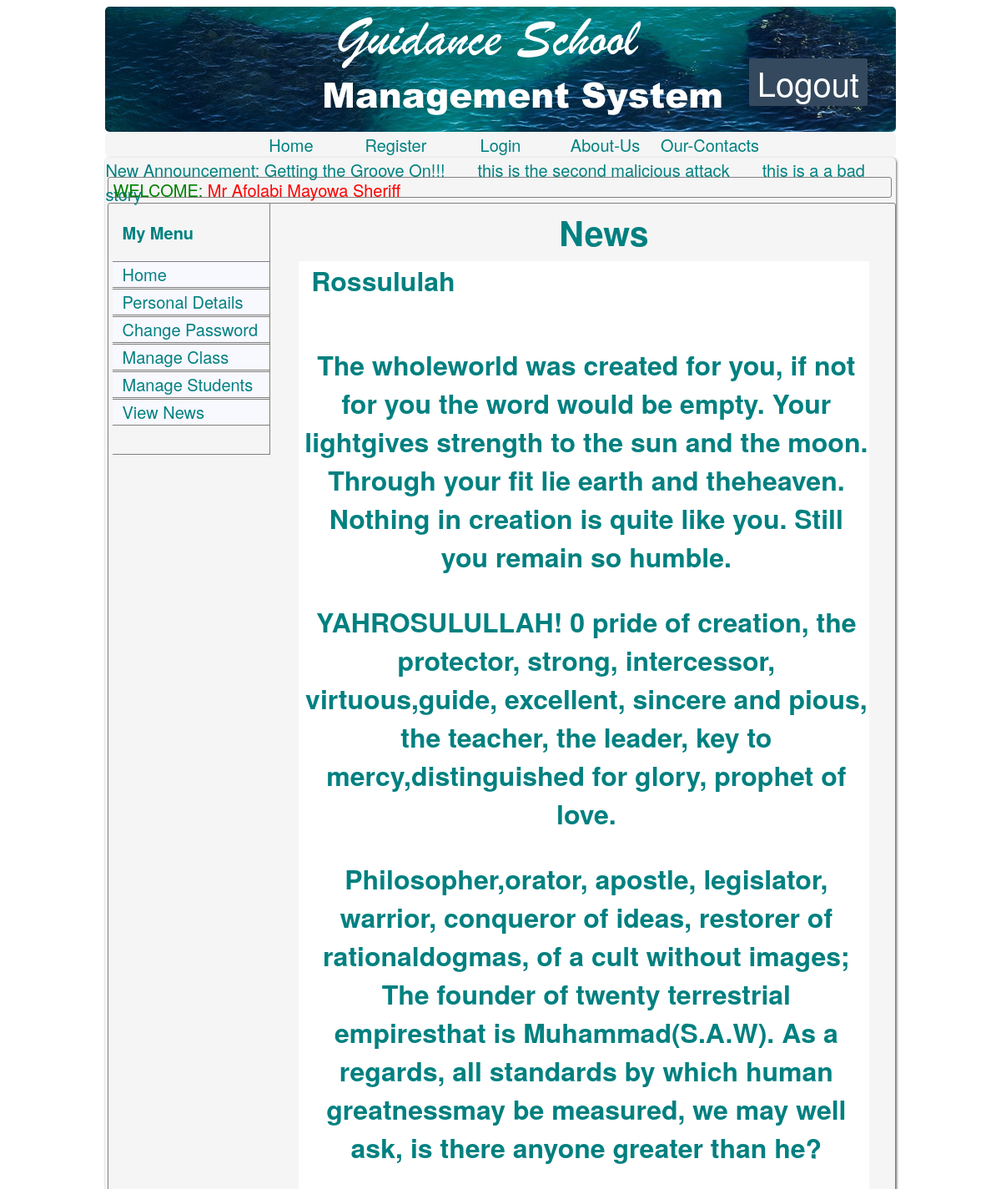
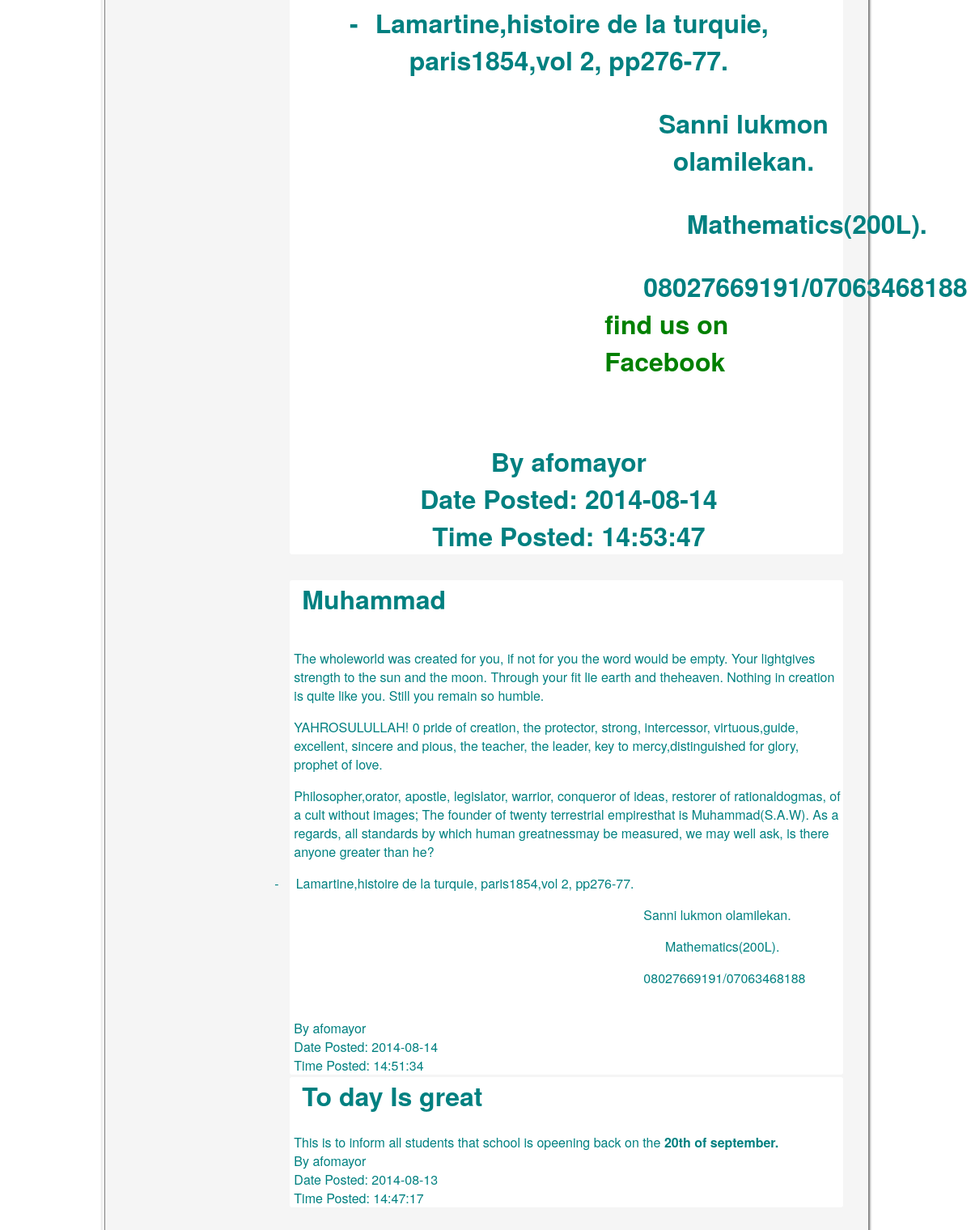
The app's page /teacher/news.php (signed in) with its own data (2 pictures, top to bottom).
### tables this page shows
CREATE TABLE IF NOT EXISTS `notice` (
  `id` int(3) unsigned NOT NULL AUTO_INCREMENT,
  `notice` varchar(500) NOT NULL,
  PRIMARY KEY (`id`),
  UNIQUE KEY `id` (`id`)
);

CREATE TABLE IF NOT EXISTS `news` (
  `id` int(4) NOT NULL AUTO_INCREMENT,
  `admin` varchar(50) NOT NULL,
  `date` date NOT NULL,
  `time` time NOT NULL,
  `news_caption` varchar(100) NOT NULL,
  `news_content` longtext NOT NULL,
  PRIMARY KEY (`id`)
);

### teacher/news.php (the view, shortened to what this page needs)
<!DOCTYPE html PUBLIC "-//W3C//DTD XHTML 1.0 Transitional//EN" "http://www.w3.org/TR/xhtml1/DTD/xhtml1-transitional.dtd">
<html xmlns="http://www.w3.org/1999/xhtml">
<head>
<link href="../css/style.css" type="text/css" rel="stylesheet">
</head>
<body>
<div id="header">
<img src="../images/guidance.png" style="margin-top:-35px;margin-left:250px;"/>
<div id="logout">
<a href="logoutadmin.php"><label class="logout">Logout</label></a>
</div>
</div>
<?php
include('menu.php');
?>
<div id="body">
<?php  include('notices.php');  ?>
<?php  include('welcome.php');  ?>
<div class="mainjob">
<?php
include('leftbar.php');
?>
<div class="rightbar">
<div id="news">
<h2 style="margin:5px; margin-left:50px;">News</h2>
<?php
$query2="SELECT * FROM news ORDER BY id DESC LIMIT 0,3";
if($result=mysql_query($query2)){
while($row=mysql_fetch_assoc($result)){
echo "<div class='news_div'>
<h3 style='margin:0px; margin-left:10px;'>{$row['news_caption']}</h3><br />
{$row['news_content']}<br />
By {$row['admin']}<br/>
Date Posted: {$row['date']}<br />
Time Posted: {$row['time']}
</div>";
};
}
?>
</div>
</div>
</div>
</div>
</body>
</html>

### teacher/notices.php (shortened to what this page needs)
<?php
echo"<div id='notice'>";
echo"<marquee>";
$query4="SELECT notice FROM notice ORDER BY id DESC LIMIT 0,3";
$result=mysql_query($query4);
echo "New Announcement: ";
while($row=mysql_fetch_assoc($result)){
echo "{$row['notice']} &nbsp;&nbsp;&nbsp;&nbsp;&nbsp;&nbsp;";
};
echo"</marquee></div>";
?>

### css/style.css (style rules this page uses)
h2, .h2 { font-size: 41px ; }
h3, .h3 { font-size: 32px ; }
body { color:Teal; font-size:20px; background:url(../images/bg.jpg) repeat white; padding:0px; font-family: "Helvetica Neue", Helvetica, Arial, sans-serif; }
div { display:block; }
a { text-decoration:none; webkit-transition: 0.25s; -moz-transition: 0.25s; -o-transition: 0.25s; transition: 0.25s; }
#logout { margin-right:10px; margin-top:10px; border-radius:2px; -moz-border-radius:2px; -webkit-border-radius:2px; display: inline-block; position: absolute; top:60px; right:150px; text-align:center; background-color:#34495E; }
.logout { margin:10px; font-size:40px; color:white; cursor:pointer; }
.mainjob { width:99%; min-height:350px; display:inline-block; border-radius:3px; -moz-border-radius:3px; -webkit-border-radius:3px; border:1px solid grey; margin:3px; padding-bottom:15px; padding-left:5px; margin-bottom:30px; }
#news { width:99%; border-radius:3px; -moz-border-radius:3px; -webkit-border-radius:3px; margin:3px; padding-bottom:10px; }
.news_div { width:95%; border-radius:3px; -moz-border-radius:3px; -webkit-border-radius:3px; margin:3px; background-color:white; margin-left:2%; display:block; padding-left:5px; font-size:16px; }
h1,h2 { text-align:center; }
#header { width:80%; height:150px; margin-right:10%; margin-left:10%; background: url('../images/img-2.jpg') repeat whitesmoke; border-radius:5px; -moz-border-radius:5px; -webkit-border-radius:5px; }
#notice { width:100%; height:20px }
#body { margin-top:1px; width:80%; border-radius:5px; -moz-border-radius:5px; -webkit-border-radius:5px; background-color:WhiteSmoke; margin-right:10%; margin-left:10%; box-shadow: 1px 1px 3px rgba(50, 50, 50, 0.75); display:inline-block; }
.rightbar { padding-left:10px; padding-right:10px; width:77%; display:relative; float:right; }

### teacher/news.php (style rules this page uses)
a { text-decoration:none; color:green; }

### records on screen
notice: notice "Getting the Groove On!!!"
notice: notice "this is the second malicious attack"
notice: notice "this is a a bad story"
news: news_caption "Rossululah", news_content "The wholeworld was created for you, if not for you the word would be empty. Your lightgives strength to the sun and the moon. Through your fit lie earth and theheaven. Nothing in creation is quite like you. Still you remain so humble. YAHROSULULLAH! 0 pride of creation, the protector, strong, intercessor, virtuous,guide, excellent, sincere and pious, the teacher, the leader, key to mercy,distinguished for glory, prophet of love. Philosopher,orator, apostle, legislator, warrior, conqueror of ideas, restorer of rationaldogmas, of a cult without images; The founder of twenty terrestrial empiresthat is Muhammad(S.A.W). As a regards, all standards by which human greatnessmay be measured, we may…", admin "afomayor", date "2014-08-14", time "14:53:47"
news: news_caption "Muhammad", news_content "The wholeworld was created for you, if not for you the word would be empty. Your lightgives strength to the sun and the moon. Through your fit lie earth and theheaven. Nothing in creation is quite like you. Still you remain so humble. YAHROSULULLAH! 0 pride of creation, the protector, strong, intercessor, virtuous,guide, excellent, sincere and pious, the teacher, the leader, key to mercy,distinguished for glory, prophet of love. Philosopher,orator, apostle, legislator, warrior, conqueror of ideas, restorer of rationaldogmas, of a cult without images; The founder of twenty terrestrial empiresthat is Muhammad(S.A.W). As a regards, all standards by which human greatnessmay be measured, we may…", admin "afomayor", date "2014-08-14", time "14:51:34"
news: news_caption "To day Is great", news_content "This is to inform all students that school is opeening back on the 20th of september.", admin "afomayor", date "2014-08-13", time "14:47:17"

### other values on screen
$adminuser['surname'] "Afolabi"
$adminuser['firstname'] "Mayowa"
$adminuser['othername'] "Sheriff"
